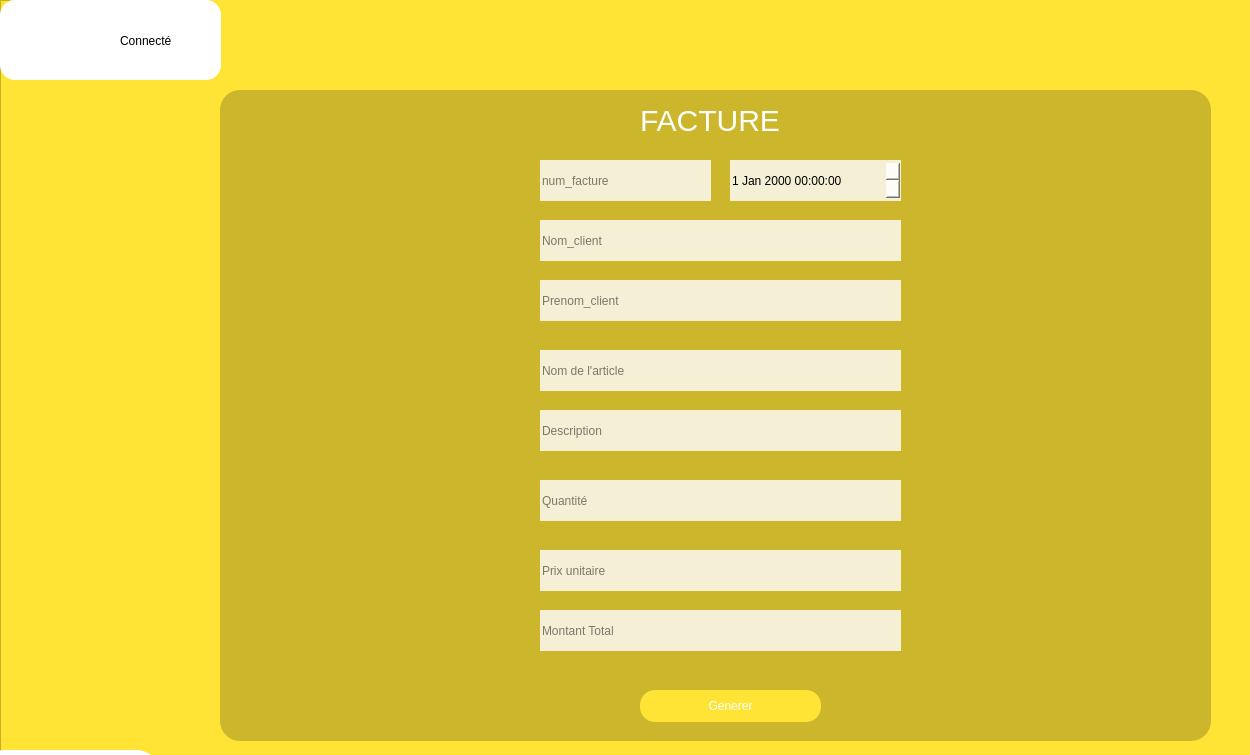
<?xml version="1.0" encoding="UTF-8"?>
<ui version="4.0">
 <class>Facture</class>
 <widget class="QMainWindow" name="Facture">
  <property name="geometry">
   <rect>
    <x>0</x>
    <y>0</y>
    <width>1250</width>
    <height>755</height>
   </rect>
  </property>
  <property name="windowTitle">
   <string>MainWindow</string>
  </property>
  <widget class="QWidget" name="centralwidget">
   <widget class="QFrame" name="frame">
    <property name="geometry">
     <rect>
      <x>0</x>
      <y>0</y>
      <width>1281</width>
      <height>841</height>
     </rect>
    </property>
    <property name="styleSheet">
     <string notr="true">background-color: rgb(255,228,54)</string>
    </property>
    <property name="frameShape">
     <enum>QFrame::StyledPanel</enum>
    </property>
    <property name="frameShadow">
     <enum>QFrame::Raised</enum>
    </property>
    <widget class="QFrame" name="frame_haut">
     <property name="geometry">
      <rect>
       <x>10</x>
       <y>0</y>
       <width>1271</width>
       <height>71</height>
      </rect>
     </property>
     <property name="styleSheet">
      <string notr="true">border:none</string>
     </property>
     <property name="frameShape">
      <enum>QFrame::StyledPanel</enum>
     </property>
     <property name="frameShadow">
      <enum>QFrame::Raised</enum>
     </property>
     <widget class="QPushButton" name="pushButton">
      <property name="geometry">
       <rect>
        <x>1120</x>
        <y>0</y>
        <width>113</width>
        <height>81</height>
       </rect>
      </property>
      <property name="text">
       <string/>
      </property>
      <property name="icon">
       <iconset>
        <normaloff>../fermerIcon-removebg-preview.png</normaloff>../fermerIcon-removebg-preview.png</iconset>
      </property>
      <property name="iconSize">
       <size>
        <width>60</width>
        <height>80</height>
       </size>
      </property>
     </widget>
     <widget class="QPushButton" name="pushButton_2">
      <property name="geometry">
       <rect>
        <x>1010</x>
        <y>0</y>
        <width>113</width>
        <height>81</height>
       </rect>
      </property>
      <property name="text">
       <string/>
      </property>
      <property name="icon">
       <iconset>
        <normaloff>../pngtree-fullscreen--icon-in-trendy-style-isolated-background-png-image_1566064-removebg-preview.png</normaloff>../pngtree-fullscreen--icon-in-trendy-style-isolated-background-png-image_1566064-removebg-preview.png</iconset>
      </property>
      <property name="iconSize">
       <size>
        <width>60</width>
        <height>80</height>
       </size>
      </property>
     </widget>
     <widget class="QPushButton" name="pushButton_3">
      <property name="geometry">
       <rect>
        <x>880</x>
        <y>0</y>
        <width>113</width>
        <height>81</height>
       </rect>
      </property>
      <property name="styleSheet">
       <string notr="true"/>
      </property>
      <property name="text">
       <string/>
      </property>
      <property name="icon">
       <iconset>
        <normaloff>../red-removebg-preview.png</normaloff>../red-removebg-preview.png</iconset>
      </property>
      <property name="iconSize">
       <size>
        <width>60</width>
        <height>80</height>
       </size>
      </property>
     </widget>
    </widget>
    <widget class="QFrame" name="frame_3">
     <property name="geometry">
      <rect>
       <x>220</x>
       <y>90</y>
       <width>991</width>
       <height>651</height>
      </rect>
     </property>
     <property name="styleSheet">
      <string notr="true">background-color:rgba(0,0,0,0.2);
border-radius:20px;
</string>
     </property>
     <property name="frameShape">
      <enum>QFrame::StyledPanel</enum>
     </property>
     <property name="frameShadow">
      <enum>QFrame::Raised</enum>
     </property>
     <widget class="QPushButton" name="pushButton_11">
      <property name="geometry">
       <rect>
        <x>420</x>
        <y>600</y>
        <width>181</width>
        <height>32</height>
       </rect>
      </property>
      <property name="styleSheet">
       <string notr="true">QPushButton{
background-color:#FFE436;
border-top-left-radius:20px;
border-bottom-left-radius:20px;
color:rgb(255,255,255);
font:77 21pt &quot;metropolis&quot;;
border-radius:15px


}
QPushButton:hover{
background-color:white;
border-radius:15px;
color:rgb(0,0,0);
font:77 18pt &quot;metropolis&quot;;


}
</string>
      </property>
      <property name="text">
       <string>Generer</string>
      </property>
     </widget>
     <widget class="QLabel" name="label_12">
      <property name="geometry">
       <rect>
        <x>420</x>
        <y>10</y>
        <width>361</width>
        <height>41</height>
       </rect>
      </property>
      <property name="styleSheet">
       <string notr="true">background-color:none;
border:none;
font:90 30pt &quot;metropolis&quot;;
font-size:30px;
color:white</string>
      </property>
      <property name="text">
       <string>FACTURE</string>
      </property>
     </widget>
     <widget class="QLineEdit" name="lineEdit_17">
      <property name="geometry">
       <rect>
        <x>320</x>
        <y>70</y>
        <width>171</width>
        <height>41</height>
       </rect>
      </property>
      <property name="styleSheet">
       <string notr="true">color:black;
background-color:rgba(255,255,255,0.8);
border-radius:0px
</string>
      </property>
      <property name="placeholderText">
       <string>num_facture</string>
      </property>
     </widget>
     <widget class="QDateTimeEdit" name="dateTimeEdit">
      <property name="geometry">
       <rect>
        <x>510</x>
        <y>70</y>
        <width>171</width>
        <height>41</height>
       </rect>
      </property>
      <property name="styleSheet">
       <string notr="true">color:black;
background-color:rgba(255,255,255,0.8);
border-radius:0px
</string>
      </property>
     </widget>
     <widget class="QLineEdit" name="lineEdit_18">
      <property name="geometry">
       <rect>
        <x>320</x>
        <y>130</y>
        <width>361</width>
        <height>41</height>
       </rect>
      </property>
      <property name="styleSheet">
       <string notr="true">color:black;
background-color:rgba(255,255,255,0.8);
border-radius:0px
</string>
      </property>
      <property name="placeholderText">
       <string>Nom_client</string>
      </property>
     </widget>
     <widget class="QLineEdit" name="lineEdit_19">
      <property name="geometry">
       <rect>
        <x>320</x>
        <y>190</y>
        <width>361</width>
        <height>41</height>
       </rect>
      </property>
      <property name="styleSheet">
       <string notr="true">color:black;
background-color:rgba(255,255,255,0.8);
border-radius:0px
</string>
      </property>
      <property name="placeholderText">
       <string>Prenom_client</string>
      </property>
     </widget>
     <widget class="QLineEdit" name="lineEdit_20">
      <property name="geometry">
       <rect>
        <x>320</x>
        <y>260</y>
        <width>361</width>
        <height>41</height>
       </rect>
      </property>
      <property name="styleSheet">
       <string notr="true">color:black;
background-color:rgba(255,255,255,0.8);
border-radius:0px
</string>
      </property>
      <property name="placeholderText">
       <string>Nom de l'article</string>
      </property>
     </widget>
     <widget class="QLineEdit" name="lineEdit_21">
      <property name="geometry">
       <rect>
        <x>320</x>
        <y>320</y>
        <width>361</width>
        <height>41</height>
       </rect>
      </property>
      <property name="styleSheet">
       <string notr="true">color:black;
background-color:rgba(255,255,255,0.8);
border-radius:0px
</string>
      </property>
      <property name="placeholderText">
       <string>Description</string>
      </property>
     </widget>
     <widget class="QLineEdit" name="lineEdit_22">
      <property name="geometry">
       <rect>
        <x>320</x>
        <y>390</y>
        <width>361</width>
        <height>41</height>
       </rect>
      </property>
      <property name="styleSheet">
       <string notr="true">color:black;
background-color:rgba(255,255,255,0.8);
border-radius:0px
</string>
      </property>
      <property name="placeholderText">
       <string>Quantité</string>
      </property>
     </widget>
     <widget class="QLineEdit" name="lineEdit_23">
      <property name="geometry">
       <rect>
        <x>320</x>
        <y>460</y>
        <width>361</width>
        <height>41</height>
       </rect>
      </property>
      <property name="styleSheet">
       <string notr="true">color:black;
background-color:rgba(255,255,255,0.8);
border-radius:0px
</string>
      </property>
      <property name="placeholderText">
       <string>Prix unitaire</string>
      </property>
     </widget>
     <widget class="QLineEdit" name="lineEdit_24">
      <property name="geometry">
       <rect>
        <x>320</x>
        <y>520</y>
        <width>361</width>
        <height>41</height>
       </rect>
      </property>
      <property name="styleSheet">
       <string notr="true">color:black;
background-color:rgba(255,255,255,0.8);
border-radius:0px
</string>
      </property>
      <property name="placeholderText">
       <string>Montant Total</string>
      </property>
     </widget>
    </widget>
    <widget class="QPushButton" name="pushButton_20">
     <property name="geometry">
      <rect>
       <x>-20</x>
       <y>750</y>
       <width>181</width>
       <height>51</height>
      </rect>
     </property>
     <property name="styleSheet">
      <string notr="true">background-color:white;
color:black;
border-radius:25px;
font:90 18pt &quot;metropolis&quot;;</string>
     </property>
     <property name="text">
      <string>Retour</string>
     </property>
    </widget>
    <widget class="QWidget" name="widget_9" native="true">
     <property name="geometry">
      <rect>
       <x>0</x>
       <y>0</y>
       <width>221</width>
       <height>80</height>
      </rect>
     </property>
     <property name="styleSheet">
      <string notr="true">background-color:white;
border:none;
border-radius:15px
</string>
     </property>
     <widget class="QLabel" name="label_32">
      <property name="geometry">
       <rect>
        <x>120</x>
        <y>20</y>
        <width>101</width>
        <height>41</height>
       </rect>
      </property>
      <property name="styleSheet">
       <string notr="true">border:none;
font:90 18pt &quot;metropolis&quot;;
color:black</string>
      </property>
      <property name="text">
       <string>Connecté</string>
      </property>
     </widget>
     <widget class="QPushButton" name="pushButton_12">
      <property name="geometry">
       <rect>
        <x>10</x>
        <y>0</y>
        <width>111</width>
        <height>61</height>
       </rect>
      </property>
      <property name="styleSheet">
       <string notr="true">QPushButton{
background-color:none;
border-top-left-radius:20px;
border-bottom-left-radius:20px;
color:rgb(0,0,0);
font:77 10pt &quot;metropolis&quot;;
font-size:14px;

}
QPushButton:hover{
background-color:white;
border-top-left-radius:20px;
border-bottom-left-radius:20px;
color:rgb(0,0,0);
font:77 10pt &quot;metropolis&quot;;
font-size:13px;

}


</string>
      </property>
      <property name="text">
       <string/>
      </property>
      <property name="icon">
       <iconset>
        <normaloff>../compte-removebg-preview.png</normaloff>../compte-removebg-preview.png</iconset>
      </property>
      <property name="iconSize">
       <size>
        <width>120</width>
        <height>110</height>
       </size>
      </property>
     </widget>
    </widget>
   </widget>
  </widget>
 </widget>
 <resources>
  <include location="../res.qrc"/>
 </resources>
 <connections/>
</ui>
